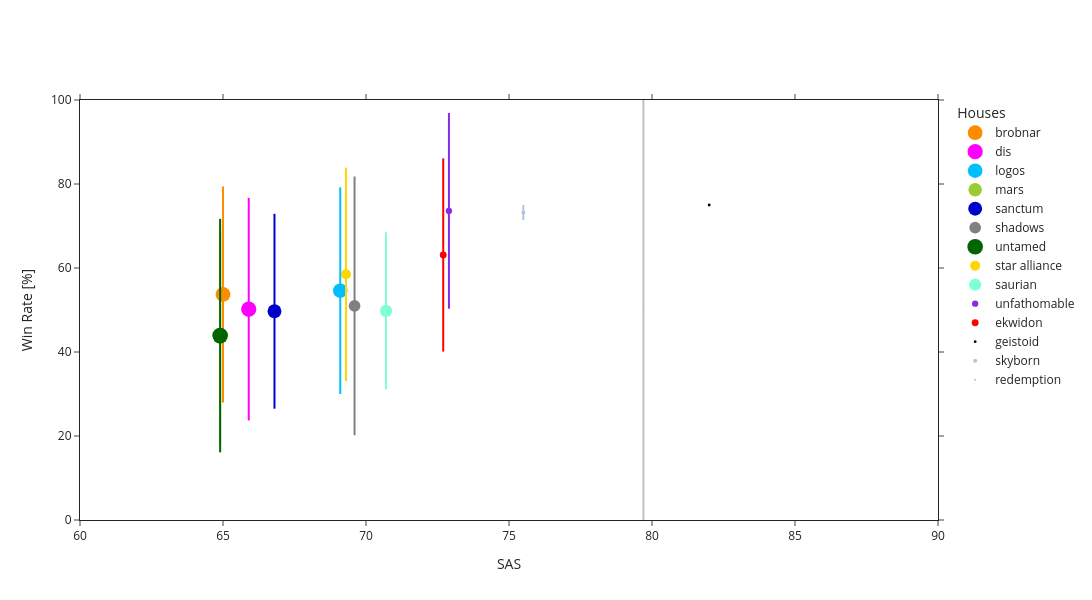

Notebook source saved alongside this figure:
### Code cell
plots.plot_house_trends(house_df)

### Figure 1 — Plotly figure (JSON) as saved in the notebook; plotly's stock layout.template omitted (floating-point values rounded to 4 significant figures)
{"data": [{"hovertemplate": "<b>House:</b> brobnar<br><b>SAS:</b> 65.0<br><b>Win Rate:</b> 53.7%<br><b>Plays:</b> 217<extra></extra>", "marker": {"color": "darkorange", "size": 14.73}, "mode": "markers", "name": "brobnar", "type": "scatter", "x": [65], "y": [53.7]}, {"hoverinfo": "skip", "line": {"color": "darkorange"}, "mode": "lines", "showlegend": false, "type": "scatter", "x": [65, 65], "y": [28.0, 79.4]}, {"hovertemplate": "<b>House:</b> dis<br><b>SAS:</b> 65.9<br><b>Win Rate:</b> 50.2%<br><b>Plays:</b> 231<extra></extra>", "marker": {"color": "magenta", "size": 15.2}, "mode": "markers", "name": "dis", "type": "scatter", "x": [65.9], "y": [50.2]}, {"hoverinfo": "skip", "line": {"color": "magenta"}, "mode": "lines", "showlegend": false, "type": "scatter", "x": [65.9, 65.9], "y": [23.7, 76.7]}, {"hovertemplate": "<b>House:</b> logos<br><b>SAS:</b> 69.1<br><b>Win Rate:</b> 54.6%<br><b>Plays:</b> 211<extra></extra>", "marker": {"color": "deepskyblue", "size": 14.53}, "mode": "markers", "name": "logos", "type": "scatter", "x": [69.1], "y": [54.6]}, {"hoverinfo": "skip", "line": {"color": "deepskyblue"}, "mode": "lines", "showlegend": false, "type": "scatter", "x": [69.1, 69.1], "y": [30, 79.2]}, {"hovertemplate": "<b>House:</b> mars<br><b>SAS:</b> 64.9<br><b>Win Rate:</b> 43.6%<br><b>Plays:</b> 183<extra></extra>", "marker": {"color": "yellowgreen", "size": 13.53}, "mode": "markers", "name": "mars", "type": "scatter", "x": [64.9], "y": [43.6]}, {"hoverinfo": "skip", "line": {"color": "yellowgreen"}, "mode": "lines", "showlegend": false, "type": "scatter", "x": [64.9, 64.9], "y": [18.5, 68.7]}, {"hovertemplate": "<b>House:</b> sanctum<br><b>SAS:</b> 66.8<br><b>Win Rate:</b> 49.7%<br><b>Plays:</b> 192<extra></extra>", "marker": {"color": "mediumblue", "size": 13.86}, "mode": "markers", "name": "sanctum", "type": "scatter", "x": [66.8], "y": [49.7]}, {"hoverinfo": "skip", "line": {"color": "mediumblue"}, "mode": "lines", "showlegend": false, "type": "scatter", "x": [66.8, 66.8], "y": [26.5, 72.9]}, {"hovertemplate": "<b>House:</b> shadows<br><b>SAS:</b> 69.6<br><b>Win Rate:</b> 51.0%<br><b>Plays:</b> 137<extra></extra>", "marker": {"color": "grey", "size": 11.7}, "mode": "markers", "name": "shadows", "type": "scatter", "x": [69.6], "y": [51]}, {"hoverinfo": "skip", "line": {"color": "grey"}, "mode": "lines", "showlegend": false, "type": "scatter", "x": [69.6, 69.6], "y": [20.2, 81.8]}, {"hovertemplate": "<b>House:</b> untamed<br><b>SAS:</b> 64.9<br><b>Win Rate:</b> 43.9%<br><b>Plays:</b> 244<extra></extra>", "marker": {"color": "darkgreen", "size": 15.62}, "mode": "markers", "name": "untamed", "type": "scatter", "x": [64.9], "y": [43.9]}, {"hoverinfo": "skip", "line": {"color": "darkgreen"}, "mode": "lines", "showlegend": false, "type": "scatter", "x": [64.9, 64.9], "y": [16.1, 71.7]}, {"hovertemplate": "<b>House:</b> star alliance<br><b>SAS:</b> 69.3<br><b>Win Rate:</b> 58.5%<br><b>Plays:</b> 101<extra></extra>", "marker": {"color": "gold", "size": 10.05}, "mode": "markers", "name": "star alliance", "type": "scatter", "x": [69.3], "y": [58.5]}, {"hoverinfo": "skip", "line": {"color": "gold"}, "mode": "lines", "showlegend": false, "type": "scatter", "x": [69.3, 69.3], "y": [33.1, 83.9]}, {"hovertemplate": "<b>House:</b> saurian<br><b>SAS:</b> 70.7<br><b>Win Rate:</b> 49.8%<br><b>Plays:</b> 148<extra></extra>", "marker": {"color": "aquamarine", "size": 12.17}, "mode": "markers", "name": "saurian", "type": "scatter", "x": [70.7], "y": [49.8]}, {"hoverinfo": "skip", "line": {"color": "aquamarine"}, "mode": "lines", "showlegend": false, "type": "scatter", "x": [70.7, 70.7], "y": [31.1, 68.5]}, {"hovertemplate": "<b>House:</b> unfathomable<br><b>SAS:</b> 72.9<br><b>Win Rate:</b> 73.6%<br><b>Plays:</b> 40<extra></extra>", "marker": {"color": "blueviolet", "size": 6.325}, "mode": "markers", "name": "unfathomable", "type": "scatter", "x": [72.9], "y": [73.6]}, {"hoverinfo": "skip", "line": {"color": "blueviolet"}, "mode": "lines", "showlegend": false, "type": "scatter", "x": [72.9, 72.9], "y": [50.3, 96.9]}, {"hovertemplate": "<b>House:</b> ekwidon<br><b>SAS:</b> 72.7<br><b>Win Rate:</b> 63.1%<br><b>Plays:</b> 47<extra></extra>", "marker": {"color": "red", "size": 6.856}, "mode": "markers", "name": "ekwidon", "type": "scatter", "x": [72.7], "y": [63.1]}, {"hoverinfo": "skip", "line": {"color": "red"}, "mode": "lines", "showlegend": false, "type": "scatter", "x": [72.7, 72.7], "y": [40.1, 86.1]}, {"hovertemplate": "<b>House:</b> geistoid<br><b>SAS:</b> 82.0<br><b>Win Rate:</b> 75.0%<br><b>Plays:</b> 8<extra></extra>", "marker": {"color": "black", "size": 2.828}, "mode": "markers", "name": "geistoid", "type": "scatter", "x": [82], "y": [75]}, {"hoverinfo": "skip", "line": {"color": "black"}, "mode": "lines", "showlegend": false, "type": "scatter", "x": [82, 82], "y": [75, 75]}, {"hovertemplate": "<b>House:</b> skyborn<br><b>SAS:</b> 75.5<br><b>Win Rate:</b> 73.2%<br><b>Plays:</b> 15<extra></extra>", "marker": {"color": "lightsteelblue", "size": 3.873}, "mode": "markers", "name": "skyborn", "type": "scatter", "x": [75.5], "y": [73.2]}, {"hoverinfo": "skip", "line": {"color": "lightsteelblue"}, "mode": "lines", "showlegend": false, "type": "scatter", "x": [75.5, 75.5], "y": [71.4, 75]}, {"hovertemplate": "<b>House:</b> redemption<br><b>SAS:</b> 79.7<br><b>Win Rate:</b> 50.0%<br><b>Plays:</b> 2<extra></extra>", "marker": {"color": "silver", "size": 1.414}, "mode": "markers", "name": "redemption", "type": "scatter", "x": [79.7], "y": [50]}, {"hoverinfo": "skip", "line": {"color": "silver"}, "mode": "lines", "showlegend": false, "type": "scatter", "x": [79.7, 79.7], "y": [0, 100]}], "layout": {"height": 600, "legend": {"title": {"text": "Houses"}}, "width": 1200, "xaxis": {"mirror": "allticks", "range": [60, 90], "title": {"text": "SAS"}, "type": "linear"}, "yaxis": {"mirror": "allticks", "range": [0, 100], "title": {"text": "Win Rate [%]"}, "type": "linear"}}}
